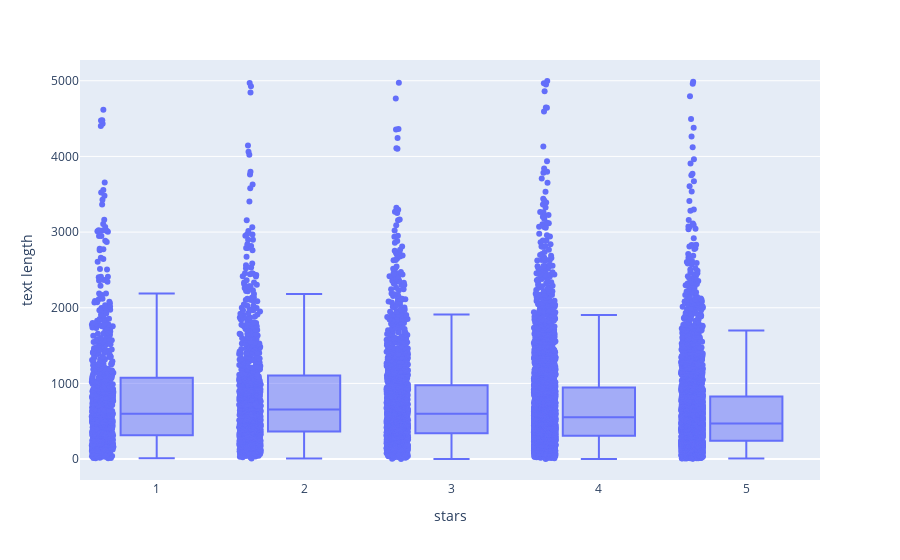

Notebook source saved alongside this figure:
### Code cell
import plotly.express as px

fig = px.box(yelp, x="stars", y="text length", points="all")
fig.show()

### Figure 1 — Plotly figure (JSON) as saved in the notebook; plotly's stock layout.template omitted (floating-point values rounded to 4 significant figures; data arrays with more than 128 entries replaced by an {"elided": "..."} marker saying what was removed)
{"data": [{"alignmentgroup": "True", "boxpoints": "all", "hovertemplate": "stars=%{x}<br>text length=%{y}<extra></extra>", "legendgroup": "", "marker": {"color": "#636efa"}, "name": "", "notched": false, "offsetgroup": "", "orientation": "v", "showlegend": false, "type": "box", "x": {"elided": "10000 int values"}, "x0": " ", "xaxis": "x", "y": {"elided": "10000 int values"}, "y0": " ", "yaxis": "y"}], "layout": {"boxmode": "group", "legend": {"tracegroupgap": 0}, "margin": {"t": 60}, "xaxis": {"anchor": "y", "domain": [0, 1], "title": {"text": "stars"}}, "yaxis": {"anchor": "x", "domain": [0, 1], "title": {"text": "text length"}}}}
